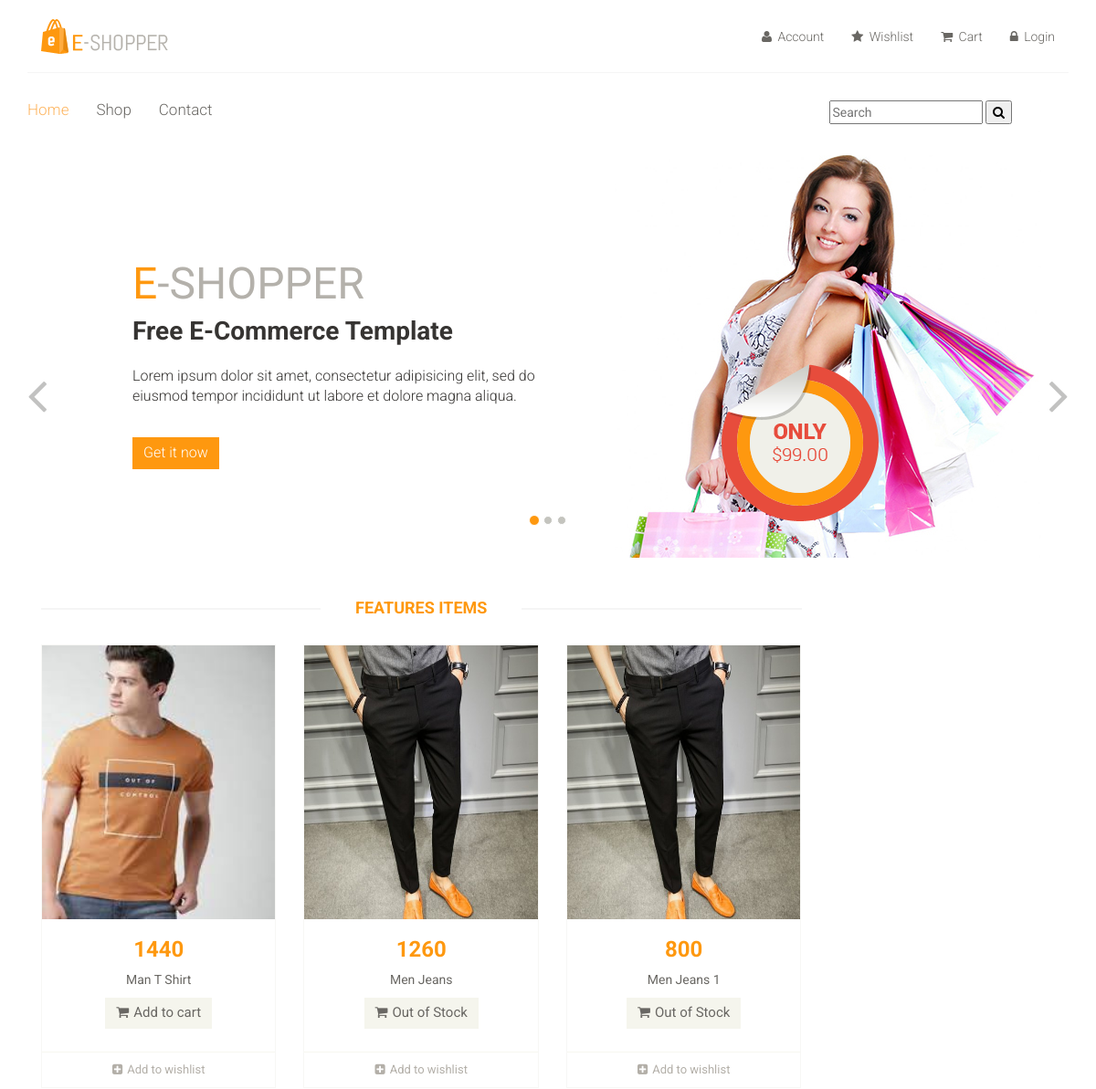
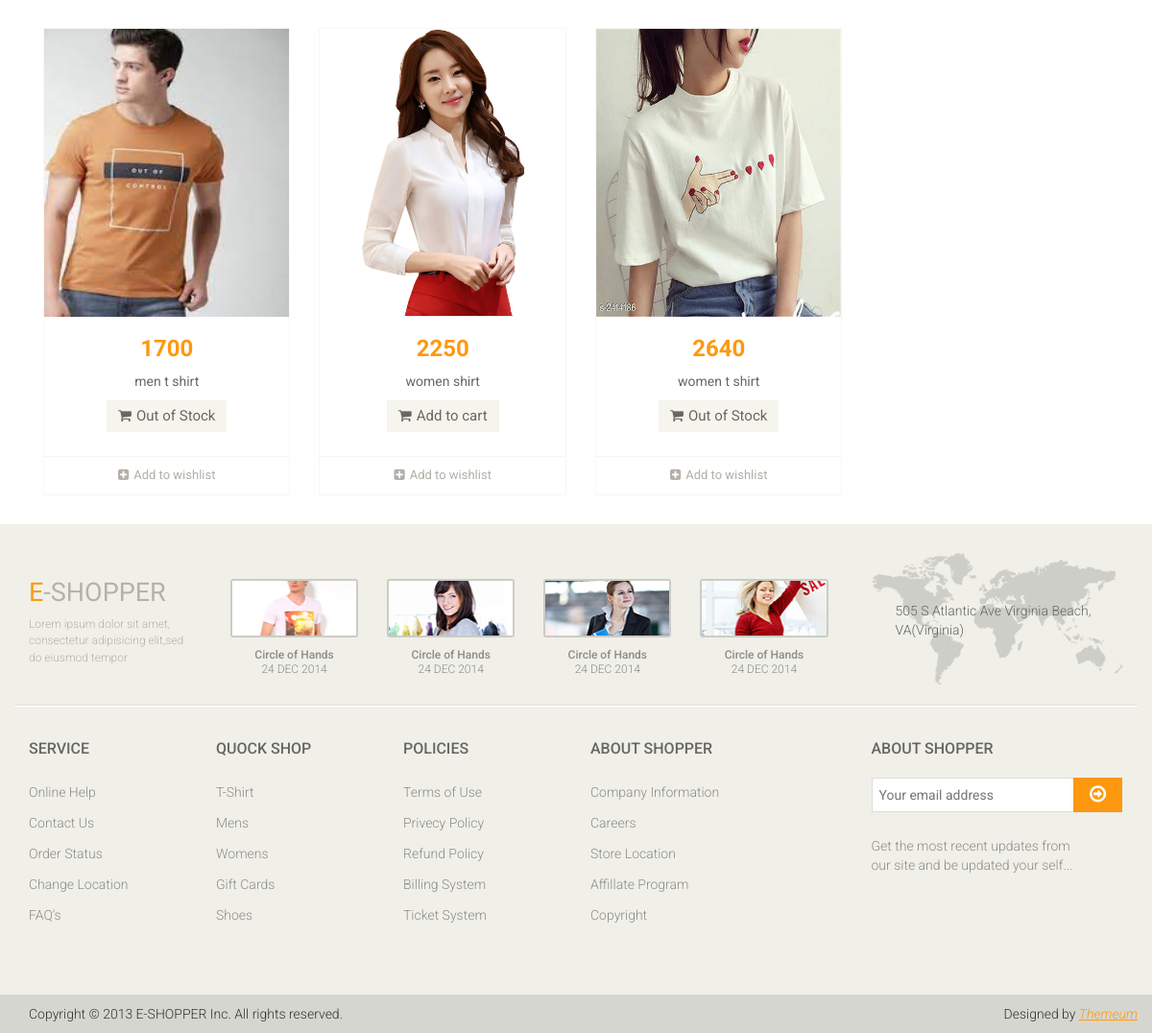
The page / on the database its author committed (2 pictures, top to bottom).
### mainApp/models.py (models this page shows, shortened)
class Product(models.Model):
    stock = models.BooleanField(default=False)
    name = models.CharField(max_length=50)
    desc = models.TextField()
    category = models.ForeignKey(Category, on_delete=models.CASCADE)
    brand = models.ForeignKey(Brand, on_delete=models.CASCADE)
    seller = models.ForeignKey(Seller, on_delete=models.CASCADE)
    basePrice = models.IntegerField()
    discount = models.IntegerField(default=0, null=True, blank=True)
    finalPrice = models.IntegerField(default=0, null=True, blank=True)
    red = models.BooleanField(default=False, blank=True, null=True)
    green = models.BooleanField(default=False, blank=True, null=True)
    black = models.BooleanField(default=False, blank=True, null=True)
    white = models.BooleanField(default=False, blank=True, null=True)
    pink = models.BooleanField(default=False, blank=True, null=True)
    xs = models.BooleanField(default=False, blank=True, null=True)
    s = models.BooleanField(default=False, blank=True, null=True)
    m = models.BooleanField(default=False, blank=True, null=True)
    l = models.BooleanField(default=False, blank=True, null=True)
    xl = models.BooleanField(default=False, blank=True, null=True)
    img1 = models.ImageField(upload_to='images/', default=None, blank=True, null=True)
    img2 = models.ImageField(upload_to='images/', default=None, blank=True, null=True)
    img3 = models.ImageField(upload_to='images/', default=None, blank=True, null=True)
    img4 = models.ImageField(upload_to='images/', default=None, blank=True, null=True)
    img5 = models.ImageField(upload_to='images/', default=None, blank=True, null=True)
    date = models.DateTimeField(auto_now=True)

### mainApp/views.py (the view)
# urls.py: 2. Add a URL to urlpatterns:  path('', views.home, name='home')
def home(request):
    if(request.method=="POST"):
        msg = request.POST.get('message')
        p = Product.objects.filter(Q(name__icontains=msg))
    else:
        p = Product.objects.all()
    return render(request, "index.html", {"Product": p})

### mainApp/templates/index.html (shortened to what this page needs)
{% load static %}
<!DOCTYPE html>
<html lang="en">
<head>
    <link href="{% static 'css/bootstrap.min.css' %}" rel="stylesheet">
    <link href="{% static 'css/font-awesome.min.css' %}" rel="stylesheet">
    <link href="{% static 'css/prettyPhoto.css' %}" rel="stylesheet">
    <link href="{% static 'css/price-range.css' %}" rel="stylesheet">
    <link href="{% static 'css/animate.css' %}" rel="stylesheet">
	<link href="{% static 'css/main.css' %}" rel="stylesheet">
	<link href="{% static 'css/responsive.css' %}" rel="stylesheet">
</head>
<body>
	<header id="header">
		<div class="header-middle">
			<div class="container">
				<div class="row">
					<div class="col-md-4 clearfix">
						<div class="logo pull-left">
							<a href="/"><img src="{% static 'images/home/logo.png' %}" alt="" /></a>
						</div>
					</div>
					<div class="col-md-8 clearfix">
						<div class="shop-menu clearfix pull-right">
							<ul class="nav navbar-nav">
								<li><a href="/profile/"><i class="fa fa-user"></i> Account</a></li>
								<li><a href="/wishlist/"><i class="fa fa-star"></i> Wishlist</a></li>
								<li><a href="/cart/"><i class="fa fa-shopping-cart"></i> Cart</a></li>
								{% if user.is_authenticated %}
								<li><a href="/logout/"><i class="fa fa-lock"></i>Logout</a></li>
								{% else %}
								<li><a href="/login/"><i class="fa fa-lock"></i> Login</a></li>
								{% endif %}
							</ul>
						</div>
					</div>
				</div>
			</div>
		</div>
		<div class="header-bottom">
			<div class="container">
				<div class="row">
					<div class="col-sm-9">
						<div class="mainmenu pull-left">
							<ul class="nav navbar-nav collapse navbar-collapse">
								<li><a href="/" class="active">Home</a></li>
								<li class="dropdown"><a href="/shop/default/default/">Shop</a></li>
								<li><a href="/contact/">Contact</a></li>
							</ul>
						</div>
					</div>
					<div class="col-sm-3">
						<div>
							<form action="/" method="post">
								<input type="text" name="message" placeholder="Search"/>
								<button type="submit"><i class="fa fa-search"></i></button>
							</form>
						</div>
					</div>
				</div>
			</div>
		</div>
	</header>
	{% block body %}
	<section id="slider">
		<div class="container">
			<div class="row">
				<div class="col-sm-12">
					<div id="slider-carousel" class="carousel slide" data-ride="carousel">
						<ol class="carousel-indicators">
							<li data-target="#slider-carousel" data-slide-to="0" class="active"></li>
							<li data-target="#slider-carousel" data-slide-to="1"></li>
							<li data-target="#slider-carousel" data-slide-to="2"></li>
						</ol>
						<div class="carousel-inner">
							<div class="item active">
								<div class="col-sm-6">
									<h1><span>E</span>-SHOPPER</h1>
									<h2>Free E-Commerce Template</h2>
									<p>Lorem ipsum dolor sit amet, consectetur adipisicing elit, sed do eiusmod tempor incididunt ut labore et dolore magna aliqua. </p>
									<button type="button" class="btn btn-default get">Get it now</button>
								</div>
								<div class="col-sm-6">
									<img src="{% static 'images/home/girl1.jpg' %}" class="girl img-responsive" alt="" />
									<img src="{% static 'images/home/pricing.png' %}"  class="pricing" alt="" />
								</div>
							</div>
						</div>
						<a href="#slider-carousel" class="left control-carousel hidden-xs" data-slide="prev">
							<i class="fa fa-angle-left"></i>
						</a>
						<a href="#slider-carousel" class="right control-carousel hidden-xs" data-slide="next">
							<i class="fa fa-angle-right"></i>
						</a>
					</div>
				</div>
			</div>
		</div>
	</section>
	<section>
		<div class="container">
			<div class="row">
				<div class="col-sm-9 padding-right">
					<div class="features_items">
						<h2 class="title text-center">Features Items</h2>
						{% for i in Product %}
						<div class="col-sm-4">
							<div class="product-image-wrapper">
								<div class="single-products">
										<div class="productinfo text-center">
											<img src="{{i.img1.url}}" width="150px" height="300px" alt="" />
											<h2>{{i.finalPrice}}</h2>
											<p>{{i.name}}</p>
											{% if i.stock %}
											<a href="/product/{{i.id}}/" class="btn btn-default add-to-cart"><i class="fa fa-shopping-cart"></i>Add to cart</a>
											{% else %}
											<a href="/product/{{i.id}}/" class="btn btn-default add-to-cart" style="pointer-events: none"><i class="fa fa-shopping-cart"></i>Out of Stock</a>
											{% endif %}
										</div>
										<div class="product-overlay">
											<div class="overlay-content">
											</div>
										</div>
								</div>
								<div class="choose">
									<ul class="nav nav-pills nav-justified">
										<li><a href="/wishlist/{{i.id}}/"><i class="fa fa-plus-square"></i>Add to wishlist</a></li>
									</ul>
								</div>
							</div>
						</div>
						{% endfor %}
					</div>
				</div>
			</div>
		</div>
	</section>
	{% endblock %}
	<footer id="footer">
		<div class="footer-top">
			<div class="container">
				<div class="row">
					<div class="col-sm-2">
						<div class="companyinfo">
							<h2><span>e</span>-shopper</h2>
							<p>Lorem ipsum dolor sit amet, consectetur adipisicing elit,sed do eiusmod tempor</p>
						</div>
					</div>
					<div class="col-sm-7">
						<div class="col-sm-3">
							<div class="video-gallery text-center">
								<a href="#">
									<div class="iframe-img">
										<img src="{% static 'images/home/iframe1.png' %}" alt="" />
									</div>
								</a>
								<p>Circle of Hands</p>
								<h2>24 DEC 2014</h2>
							</div>
						</div>
						<div class="col-sm-3">
							<div class="video-gallery text-center">
								<a href="#">
									<div class="iframe-img">
										<img src="{% static 'images/home/iframe2.png' %}" alt="" />
									</div>
								</a>
								<p>Circle of Hands</p>
								<h2>24 DEC 2014</h2>
							</div>
						</div>
						<div class="col-sm-3">
							<div class="video-gallery text-center">
								<a href="#">
									<div class="iframe-img">
										<img src="{% static 'images/home/iframe3.png' %}" alt="" />
									</div>
								</a>
								<p>Circle of Hands</p>
								<h2>24 DEC 2014</h2>
							</div>
						</div>
						<div class="col-sm-3">
							<div class="video-gallery text-center">
								<a href="#">
									<div class="iframe-img">
										<img src="{% static 'images/home/iframe4.png' %}" alt="" />
									</div>
								</a>
								<p>Circle of Hands</p>
								<h2>24 DEC 2014</h2>
							</div>
						</div>
					</div>
					<div class="col-sm-3">
						<div class="address">
							<img src="{% static 'images/home/map.png' %}" alt="" />
							<p>505 S Atlantic Ave Virginia Beach, VA(Virginia)</p>
						</div>
					</div>
				</div>
			</div>
		</div>
		<div class="footer-widget">
			<div class="container">
				<div class="row">
					<div class="col-sm-2">
						<div class="single-widget">
							<h2>Service</h2>
							<ul class="nav nav-pills nav-stacked">
								<li><a href="#">Online Help</a></li>
								<li><a href="#">Contact Us</a></li>
								<li><a href="#">Order Status</a></li>
								<li><a href="#">Change Location</a></li>
								<li><a href="#">FAQ’s</a></li>
							</ul>
						</div>
					</div>
					<div class="col-sm-2">
						<div class="single-widget">
							<h2>Quock Shop</h2>
							<ul class="nav nav-pills nav-stacked">
								<li><a href="#">T-Shirt</a></li>
								<li><a href="#">Mens</a></li>
								<li><a href="#">Womens</a></li>
								<li><a href="#">Gift Cards</a></li>
								<li><a href="#">Shoes</a></li>
							</ul>
						</div>
					</div>
					<div class="col-sm-2">
						<div class="single-widget">
							<h2>Policies</h2>
							<ul class="nav nav-pills nav-stacked">
								<li><a href="#">Terms of Use</a></li>
								<li><a href="#">Privecy Policy</a></li>
								<li><a href="#">Refund Policy</a></li>
								<li><a href="#">Billing System</a></li>
								<li><a href="#">Ticket System</a></li>
							</ul>
						</div>
					</div>
					<div class="col-sm-2">
						<div class="single-widget">
							<h2>About Shopper</h2>
							<ul class="nav nav-pills nav-stacked">
								<li><a href="#">Company Information</a></li>
								<li><a href="#">Careers</a></li>
								<li><a href="#">Store Location</a></li>
								<li><a href="#">Affillate Program</a></li>
								<li><a href="#">Copyright</a></li>
							</ul>
						</div>
					</div>
					<div class="col-sm-3 col-sm-offset-1">
						<div class="single-widget">
							<h2>About Shopper</h2>
							<form action="#" class="searchform">
								<input type="text" placeholder="Your email address" />
								<button type="submit" class="btn btn-default"><i class="fa fa-arrow-circle-o-right"></i></button>
								<p>Get the most recent updates from <br />our site and be updated your self...</p>
							</form>
						</div>
					</div>
				</div>
			</div>
		</div>
		<div class="footer-bottom">
			<div class="container">
				<div class="row">
					<p class="pull-left">Copyright © 2013 E-SHOPPER Inc. All rights reserved.</p>
					<p class="pull-right">Designed by <span><a target="_blank" href="http://www.themeum.com">Themeum</a></span></p>
				</div>
			</div>
		</div>
	</footer>
</body>
</html>

### rows shown on the page
Product: img1 (picture), finalPrice "1440", name "Man T Shirt"
Product: img1 (picture), finalPrice "1260", name "Men Jeans"
Product: img1 (picture), finalPrice "800", name "Men Jeans 1"
Product: img1 (picture), finalPrice "1700", name "men t shirt"
Product: img1 (picture), finalPrice "2250", name "women shirt"
Product: img1 (picture), finalPrice "2640", name "women t shirt"
